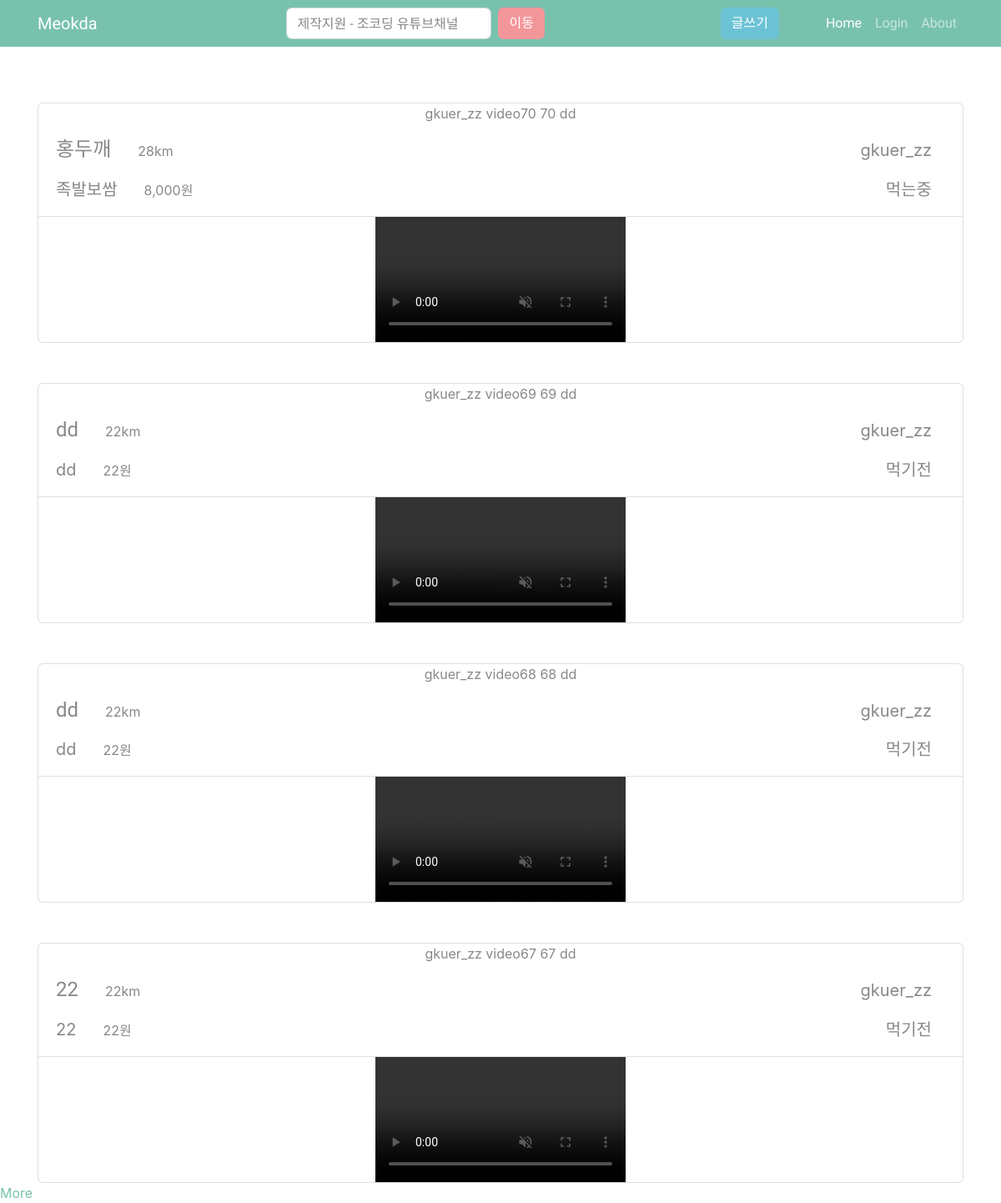
/video/, run on an earlier commit of the app's database.
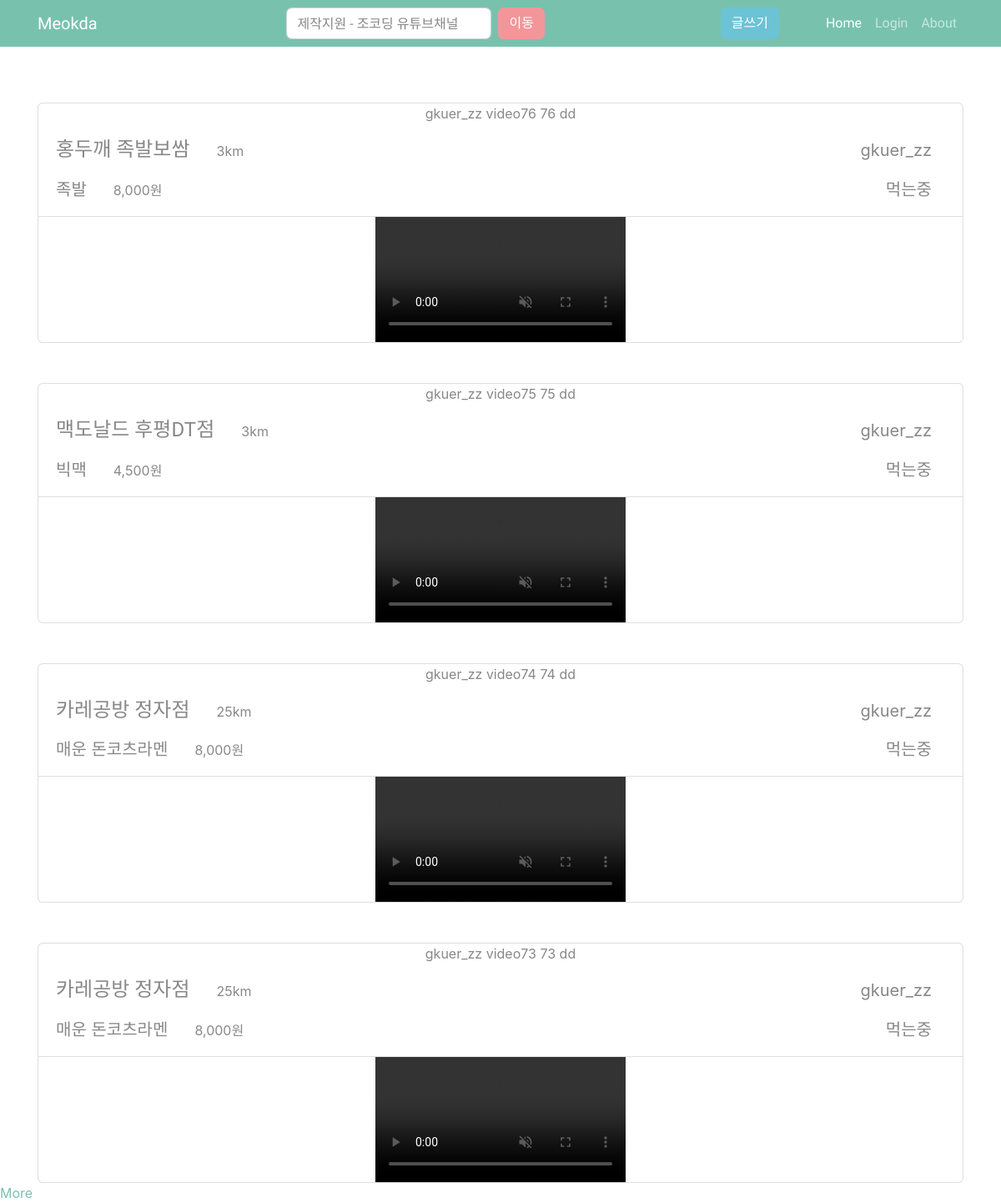
And on a later commit of the database.
### video/models.py (models this page shows, shortened)
class Video(models.Model):
    status_choices = {
      ('before eating', '먹기전'),  # 오른쪽에 있는 것이 화면에 보인다.
      ('eating', '먹는중'),
  }
    restaurant = models.CharField(max_length = 128, verbose_name = '가게이름')
    foodname = models.CharField(max_length= 128, verbose_name= '음식이름')
    file = models.FileField()
    price = models.PositiveIntegerField(default=0)
    status =  models.CharField(max_length=80, choices= status_choices, null=True)
    distance = models.PositiveIntegerField(default=0, verbose_name='거리')
    title = models.CharField(max_length= 128, verbose_name= '제목', default= '모르겠어요')
    author = models.ForeignKey('user.meokda_user', on_delete = models.CASCADE, verbose_name = '작성자', null = True )
    created_at = models.DateTimeField(auto_now_add = True, verbose_name = '등록시간')
    updated_at = models.DateTimeField(auto_now = True)
    class Meta:
      ordering = ['-created_at']

### user/models.py (models this page shows)
class meokda_user(models.Model):
    username = models.CharField(max_length=64,
                                verbose_name='사용자명')
    useremail = models.EmailField(max_length=128,
                                  verbose_name='사용자이메일')
    password = models.CharField(max_length=64,
                                verbose_name='비밀번호')
    registered_dttm = models.DateTimeField(auto_now_add=True,
                                            verbose_name='등록시간')
    def __str__(self):
        return self.username
    class Meta:
        db_table = 'Meokda_user'
        verbose_name = '먹다_사용자'
        verbose_name_plural = '먹다_사용자'

### video/views.py (the view)
# urls.py: path('',views.VideoListView.as_view(), name='video_list'),
class VideoListView(ListView):
    model = Video
    paginate_by = 4
    context_object_name = 'video_list'
    template_name = 'video/video_list.html'

### video/templates/video/video_list.html (shortened to what this page needs)
<html>
<head>
  <link rel="stylesheet" href="/static/bootstrap.min-4.css">
  {% load static %}
  {% load humanize %}
</head>
<body>
  <section style = 'position: fixed; z-index:666;top:0; right: 0; left:0;'>
  <nav class="navbar navbar-expand-lg navbar-dark bg-primary mb-5">
    <div class="container">
      <a class="navbar-brand" href="/">Meokda</a>
      <form class="form-inline  my-lg-0  d-flex justify-content-center align-items-center container">
        <input class="form-control mr-sm-2" type="text" placeholder="제작지원 - 조코딩 유튜브채널">
        <button type='button' class="btn btn-secondary " onclick=" location.href = 'https://www.youtube.com/channel/UCQNE2JmbasNYbjGAcuBiRRg'">
          이동</button>
      </form>
      <button type="button" class="btn btn-info mr-5" style="white-space:nowrap; "
        onclick="location.href = '/video/new'">글쓰기</button>
      <ul class="navbar-nav ml-auto">
        <li class="nav-item active">
          <a class="nav-link" href="/">Home
          </a>
        </li>
        {% if request.session.user %}
        <li class="nav-item">
          <a class="nav-link" href="/user/about">About</a>
        </li>
        <li class="nav-item">
          <a class="nav-link" href="#"> {{ request.session.user }} </a>
        </li>
        <li class="nav-item">
          <a class="nav-link" href="/user/logout">Logout</a>
        </li>
        {% else %}
        <li class="nav-item">
          <a class="nav-link" href="/user/login">Login</a>
        </li>
        <li class="nav-item">
          <a class="nav-link" href="/user/about">About</a>
        </li>
        {% endif %}
      </ul>
  </nav>
</section>
<div style ='height:75px;'>
</div>
  <div class="container text-center infinite-container">
    {% for video in video_list %}
    <div class="card text-center mt-5 infinite-item">
      <div> {{video.author }}
        {% if request.session.user == 'gkuer' %}
        <button class="btn btn-info" onclick="location.href = '{% url 'video:video_delete' video.pk %}'">삭제</button>
        {% else %}
        video{{ video.id }}
        {{ video.pk }}
        dd
        {% endif %}
      </div>
      <div class="card-header bg-transparent">
        <div class="row">
          <a class="nav-link navbar-brand  text-muted mr-0" href="#">
            <h4>{{video.restaurant}}</h4>
          </a>
          <a class="nav-link navbar-brand  text-muted ml-0 mt-1" href="#"><small>{{video.distance}}km</small></a>
          <a class="nav-link  navbar-brand  text-muted ml-auto" href="#">{{video.author}}</a>
        </div>
        <div class="row">
          <a class="nav-link navbar-brand  text-muted mr-0" href="#">{{video.foodname}}</a>
          <a class="nav-link navbar-brand  text-muted ml-0 mt-1" href="#"><small>{{video.price | intcomma}}원</small></a>
          <a class="nav-link navbar-brand  ml-auto text-muted" href="#">{{video.get_status_display }}</a>
        </div>
      </div>
      <div class="card-body" style="padding:0;">
        <video id='video{{video.id}}' class="video center align-middle" controls="true" autoplay muted loop playsinline
          style='max-width: 100%; max-height: 700px;' onclick="unmute('video{{video.id}}')">
          <source src="{{ video.file.url }}" type="video/mp4">
        </video>
      </div>
    </div>
    {% endfor %}
  </div>
  {% if page_obj.has_next %}
  <a class="infinite-more-link" href="?page={{ page_obj.next_page_number }}">More</a>
  {% endif %}
</body>
</html>

What changed in the data, as far as the page shows it:
no longer on this page (row unchanged): Video: author "gkuer_zz", id "70", pk "70", restaurant "홍두깨", distance "28", foodname "족발보쌈", price "8,000", status "먹는중"
no longer on this page (row unchanged): Video: author "gkuer_zz", id "69", pk "69", restaurant "dd", distance "22", foodname "dd", price "22", status "먹기전"
no longer on this page (row unchanged): Video: author "gkuer_zz", id "68", pk "68", restaurant "dd", distance "22", foodname "dd", price "22", status "먹기전"
no longer on this page (row unchanged): Video: author "gkuer_zz", id "67", pk "67", restaurant "22", distance "22", foodname "22", price "22", status "먹기전"
added Video: author "gkuer_zz", id "76", pk "76", restaurant "홍두깨 족발보쌈", distance "3", foodname "족발", price "8,000", status "먹는중"
added Video: author "gkuer_zz", id "75", pk "75", restaurant "맥도날드 후평DT점", distance "3", foodname "빅맥", price "4,500", status "먹는중"
added Video: author "gkuer_zz", id "74", pk "74", restaurant "카레공방 정자점", distance "25", foodname "매운 돈코츠라멘", price "8,000", status "먹는중"
added Video: author "gkuer_zz", id "73", pk "73", restaurant "카레공방 정자점", distance "25", foodname "매운 돈코츠라멘", price "8,000", status "먹는중"
